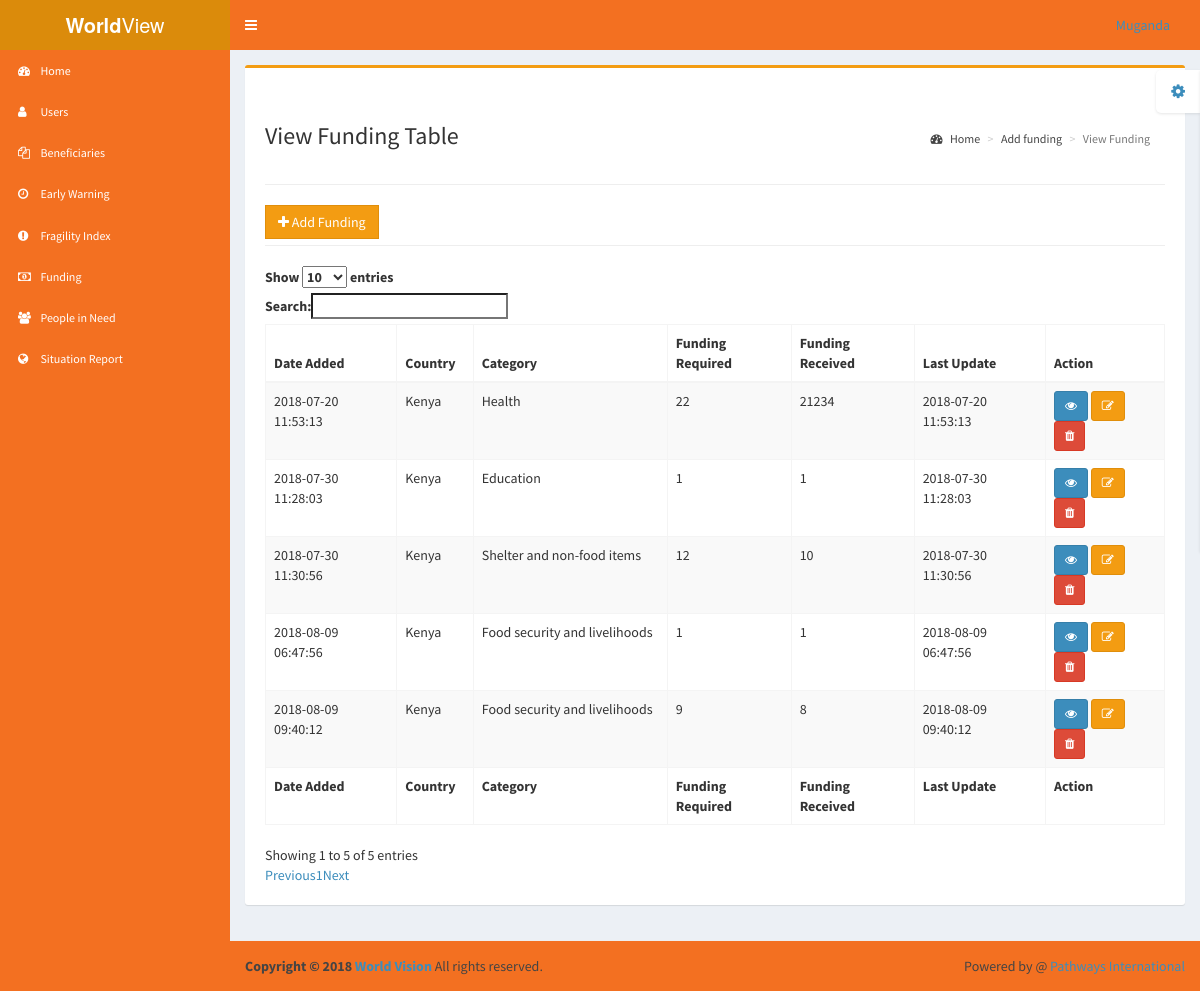
Screenshot of /worldvision/viewfunding.php (signed in) with the database file from the repository.
### tables this page shows
CREATE TABLE `users` (
  `id` int(11) NOT NULL,
  `firstname` varchar(55) NOT NULL,
  `lastname` varchar(55) NOT NULL,
  `email` varchar(55) NOT NULL,
  `username` varchar(55) NOT NULL,
  `password` varchar(55) NOT NULL,
  `type` int(11) NOT NULL,
  `office` varchar(35) NOT NULL,
  `active` int(11) NOT NULL DEFAULT '0'
);

CREATE TABLE `funding` (
  `funding_id` int(11) NOT NULL,
  `region` text NOT NULL,
  `country` text NOT NULL,
  `period` datetime NOT NULL,
  `category` varchar(200) NOT NULL,
  `funding_required` int(11) NOT NULL,
  `funding_received` int(11) NOT NULL,
  `funding_gap` int(11) NOT NULL DEFAULT '0',
  `funding_date` timestamp NOT NULL DEFAULT CURRENT_TIMESTAMP,
  `user_id` int(11) NOT NULL
);

### worldvision/core/functions/users.php (called while the page is built, shortened)
<?php
$conn = mysqli_connect('localhost','root','','worldview');
function logged_in(){
	return (isset($_SESSION['id'])) ? true:false;
}
function user_data($id){
	global $conn;
	$query = mysqli_query($conn,"select * from users where id = $id");
	if($row = mysqli_fetch_assoc($query)){
		return $row;
	} else {
		return 0;
	}
}
?>

### worldvision/core/init.php (called while the page is built, shortened)
<?php
require 'functions/users.php';
if(logged_in()){
	$session = $_SESSION['id'];
	$user_data = user_data($session);
}
?>

### worldvision/viewfunding.php (the view, shortened to what this page needs)
<?php
include 'core/init.php';
include 'pages/includes/header.php';
?>
<div class="row">
        <div class="col-md-12">
			<div class="box box-warning">
                <div class="box-header">
                </div>
                <div class="box-body">
					<section class="content-header">
				          <h1>
				            View Funding Table<br>
				          </h1>
				          <ol class="breadcrumb">
				            <li><a href="index"><i class="fa fa-dashboard"></i> Home</a></li>
				            <li><a href="addfunding">Add funding</a></li>
				            <li class="active">View Funding</li>
				          </ol>
			        </section>
			         <hr>
			        <section class="content-button">
			        	<div class="pull-left">
								<a href="addfunding.php" type="button" class="btn btn-warning btn-block btn-flat"><i class="fa fa-plus"></i> Add Funding</a>
							</div>
			        </section>
			        <br>
			        <hr>
					<table id="example" class="table table-bordered table-striped table-hover nowrap" style="width:100%">
				        <thead>
				            <tr>
				            	<th>Date Added</th>
				                <th>Country</th>
				                <th>Category</th>
				                <th>Funding Required</th>
				                <th>Funding Received</th>
				                <th>Last Update</th>
				                <th>Action</th>
				            </tr>
				        </thead>
				        <tbody>
				        	<?php
				        	$query = "SELECT * FROM funding";
				        	$fundingresult = mysqli_query($conn,$query);
				        	$counter = 0;
				        	while ($row = mysqli_fetch_assoc($fundingresult)) {
				        		$funding_id=$row['funding_id'];
								$country=$row['country'];
								$category=$row['category'];
								$funding_required=$row['funding_required'];
								$funding_received=$row['funding_received'];
								$funding_date=$row['funding_date'];
								echo "<tr>";
								echo "<td>{$funding_date}</td>";
								echo "<td>{$country}</td>";
								echo "<td>{$category}</td>";
								echo "<td>{$funding_required}</td>";
								echo "<td>{$funding_received}</td>";
								echo "<td>{$funding_date}</td>";
								echo "<td><a type='button' class='btn btn-sm btn-primary' data-toggle='modal' data-target='#exampleModal_".$counter."'>
				  							  <i class='fa fa-eye'></i>
											  </a>
										<a class='btn btn-sm btn-warning' href='update_funding.php?editfunding={$funding_id}'><i class='fa fa-pencil-square-o' aria-hidden='true'></i></a>
				                    	<a class='btn btn-sm btn-danger delete_funding' data-fund-id=".$row['funding_id']." href='javascript:void(0)'><i class='fa fa-trash' aria-hidden='true'></i></a></td>";
									echo "</tr>";
									$counter++;
				        	}
				        	?>
					    </tbody>
				        <tfoot>
				            <tr>
				                <th>Date Added</th>
				                <th>Country</th>
				                <th>Category</th>
				                <th>Funding Required</th>
				                <th>Funding Received</th>
				                <th>Last Update</th>
				                <th>Action</th>
				            </tr>
				        </tfoot>
			    </table>
					</div>
			</div>
		</div>
</div>
<?php
include "pages/includes/footer.php";
?>

### worldvision/pages/includes/navbar.php (shortened to what this page needs)
<nav class="navbar navbar-static-top" role="navigation">
          <a href="#" class="sidebar-toggle" data-toggle="offcanvas" role="button">
          </a>
          <div class="navbar-custom-menu">
            <ul class="nav navbar-nav">
              <li class="dropdown user user-menu">
                <a href="#" class="dropdown-toggle" data-toggle="dropdown">
                  <span class="hidden-xs"><?php echo (logged_in()) ? $user_data['firstname']:'Not Signed In'; ?></span>
                </a>
              </li>
            </ul>
          </div>
        </nav>

### rows the page displays
users: firstname "Muganda"
funding: funding_date "2018-07-20 11:53:13", country "Kenya", category "Health", funding_required "22", funding_received "21234"
funding: funding_date "2018-07-30 11:28:03", country "Kenya", category "Education", funding_required "1", funding_received "1"
funding: funding_date "2018-07-30 11:30:56", country "Kenya", category "Shelter and non-food items", funding_required "12", funding_received "10"
funding: funding_date "2018-08-09 06:47:56", country "Kenya", category "Food security and livelihoods", funding_required "1", funding_received "1"
funding: funding_date "2018-08-09 09:40:12", country "Kenya", category "Food security and livelihoods", funding_required "9", funding_received "8"
